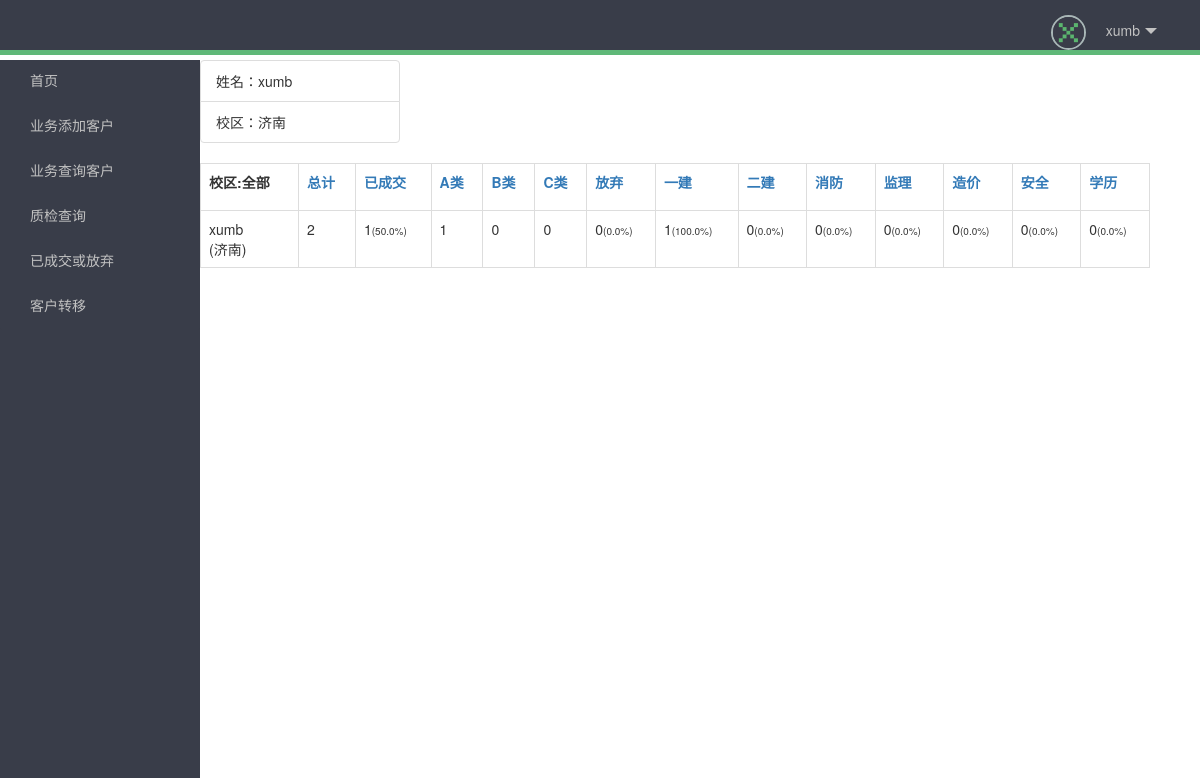
/user/online/全部/ (signed in), run on the app's committed database.
### app/models.py (models this page shows)
class User(db.Model,UserMixin):
    __tablename__ = 'user'
    id = db.Column(db.Integer,primary_key=True)
    school = db.Column(db.String())
    group = db.Column(db.String())
    username = db.Column(db.String(128),index=True,unique=True)
    password_hash = db.Column(db.String(128))
    flag = db.Column(db.String())

### app/user.py (the view, shortened to what this page needs)
@user.route('/online/<city>/')
@login_required
def saleman_index(city):
	username=current_user.username
	user = User.query.filter_by(username = username).first()
	school = user.school.split(',')
	if '1' in user.flag:
		if city == '全部':
			if len(school)==1:
				res_sql = "SELECT sale_name,genre,count(*) FROM customer aa inner join [user] bb on aa.sale_name=bb.username where school in ('{}') GROUP BY sale_name,genre".format(school[0])
				res = get_res(res_sql)
				d = to_dict(res.fetchall())
				cj_sql = "SELECT sale_name,project,count(*) FROM customer aa inner join [user] bb on aa.sale_name=bb.username WHERE genre='已成交' and school in ('{}') GROUP BY sale_name,project".format(school[0])
				res_cj = get_res(cj_sql)
				count = d_add(d,res_cj.fetchall())
	return render_template('index.html',saleman = user,username = username,count = count,school=school,city=city)

### app/user.py (called while the page is built)
@loginmanager.user_loader
def load_user(id):
	return User.query.get(int(id))

def get_res(sql):
	s = db_session()
	res = s.execute(sql)
	s.close
	return res

def to_dict(res):
	name = set([i[0] for i in res])
	d={}
	for i in name:
		d[i]=['','','','','','','','','','','','','','']
	for i in res:
		name = i[0]
		if i[1]=='已成交':
			d[name][0]=i[2]
		elif d[name][0]=='':
			d[name][0]=0
			cj = 0
		if i[1]=='A类':
			d[name][1]=i[2]
		elif d[name][1]=='':
			d[name][1]=0
		if i[1]=='B类':
			d[name][2]=i[2]
		elif d[name][2]=='':
			d[name][2]=0
		if i[1]=='C类':
			d[name][3]=i[2]
		elif d[name][3]=='':
			d[name][3]=0
		if i[1]=='放弃':
			d[name][4]=i[2]
		elif d[name][4]=='':
			d[name][4]=0
		all_count = d[name][0]+d[name][1]+d[name][2]+d[name][3]+d[name][4]
		d[name][5]=all_count
		if '' not in d[name][0:6]:
			user = User.query.filter_by(username=name).first()
			d[name][6] = user.school
	return d

### app/templates/index.html (shortened to what this page needs)
{% extends "pink_base.html" %}
{% block conent %}
<div style="width:200px;">
	<ul class="list-group">
    	<li class="list-group-item">姓名：{{saleman.username}}</li>
    	<li class="list-group-item">校区：{{saleman.school}}</li>
	</ul>
</div>
<table class="table table-bordered" style="width: 950px;">
	<tr>
		<th  onmousemove="show()" onmouseout='hide()'>
			<ul>
				<li>校区:{{city}}
				</li>
			</ul>
		</th>
		<th class="all"><a href="{{url_for('user.dict_sort',d=count,index=5,city=city)}}">总计</a></th>
		<th><a href="{{url_for('user.dict_sort',d=count,index=0,city=city)}}">已成交</a></th>
		<th class="all"><a href="{{url_for('user.dict_sort',d=count,index=1,city=city)}}">A类</a></th>
		<th class="all"><a href="{{url_for('user.dict_sort',d=count,index=2,city=city)}}">B类</a></th>
		<th class="all"><a href="{{url_for('user.dict_sort',d=count,index=3,city=city)}}">C类</a></th>
		<th class="all"><a href="{{url_for('user.dict_sort',d=count,index=4,city=city)}}">放弃</a></th>
		<th class="cj"><a href="{{url_for('user.dict_sort',d=count,index=7,city=city)}}">一建</a></th>
		<th class="cj"><a href="{{url_for('user.dict_sort',d=count,index=8,city=city)}}">二建</a></th>
		<th class="cj"><a href="{{url_for('user.dict_sort',d=count,index=9,city=city)}}">消防</a></th>
		<th class="cj"><a href="{{url_for('user.dict_sort',d=count,index=10,city=city)}}">监理</a></th>
		<th class="cj"><a href="{{url_for('user.dict_sort',d=count,index=11,city=city)}}">造价</a></th>
		<th class="cj"><a href="{{url_for('user.dict_sort',d=count,index=12,city=city)}}">安全</a></th>
		<th class="cj"><a href="{{url_for('user.dict_sort',d=count,index=13,city=city)}}">学历</a></th>
	</tr>
	{%for key, value in count.items()%}
	<tr>
		<td >{{key}}<br>({{value[6]}})</td>
		{%if value[5]==0%}
			{%for i in range(14)%}
				<td>0</td>
			{%endfor%}
		{%else%}
			{%if value[0]==0%}
			<td class="all">{{value[5]}}</td>
		{%set cj = value[0]/value[5]*100%}
		<td >{{value[0]}}<font size="1.3">({{cj|round(precision=2)}}%)</font></td>
		<td class="all">{{value[1]}}</td>
		<td class="all">{{value[2]}}</td>
		<td class="all">{{value[3]}}</td>
		{%set fq = value[4]/value[5]*100%}
		<td class="all">{{value[4]}}<font size="1.3">({{fq|round(precision=2)}}%)</font></td>
		{%for i in range(7)%}
		<td>0</td>
		{%endfor%}
		{%else%}
		<td class="all">{{value[5]}}</td>
		{%set cj = value[0]/value[5]*100%}
		<td >{{value[0]}}<font size="1.3">({{cj|round(precision=2)}}%)</font></td>
		<td class="all">{{value[1]}}</td>
		<td class="all">{{value[2]}}</td>
		<td class="all">{{value[3]}}</td>
		{%set fq = value[4]/value[5]*100%}
		<td class="all">{{value[4]}}<font size="1.3">({{fq|round(precision=2)}}%)</font></td>
		{%set yj=value[7]/value[0]*100%}
		<td class="cj">{{value[7]}}<font size="1.3">({{yj|round(precision=2)}}%)</font></td>
		{%set ej=value[8]/value[0]*100%}
		<td class="cj">{{value[8]}}<font size="1.3">({{ej|round(precision=2)}}%)</font></td>
		{%set xf=value[9]/value[0]*100%}
		<td class="cj">{{value[9]}}<font size="1.3">({{xf|round(precision=2)}}%)</font></td>
		{%set jl=value[10]/value[0]*100%}
		<td class="cj">{{value[10]}}<font size="1.3">({{jl|round(precision=2)}}%)</font></td>
		{%set zj=value[11]/value[0]*100%}
		<td class="cj">{{value[11]}}<font size="1.3">({{zj|round(precision=2)}}%)</font></td>
		{%set aq=value[12]/value[0]*100%}
		<td class="cj">{{value[12]}}<font size="1.3">({{aq|round(precision=2)}}%)</font></td>
		{%set xl=value[13]/value[0]*100%}
		<td class="cj">{{value[13]}}<font size="1.3">({{xl|round(precision=2)}}%)</font></td>
		{%endif%}
		{%endif%}
	</tr>
	{%endfor%}
</table>
{% endblock %}

### app/templates/pink_base.html (shortened to what this page needs)
<!DOCTYPE html>
<html>
    <head>
        <link rel="stylesheet" href="/static/css/x-admin.css" media="all">
        <link rel="stylesheet" href="/static/css/bootstrap.min.css">
    </head>
    <body >
        <div class="layui-layout layui-layout-admin" style="overflow-x: hidden;height: 750px;" >
            <div class="layui-header header header-demo" style="top: 0px;position: fixed;width: 100%;overflow-y: auto;">
                <div class="layui-main">
                    <ul class="layui-nav" lay-filter="">
                      <li class="layui-nav-item"><img src="/static/images/logo.png" class="layui-circle" style="border: 2px solid #A9B7B7;" width="35px" alt=""></li>
                      <li class="layui-nav-item">
                        <a href="javascript:;">{{username}}</a>
                      </li>
                    </ul>
                </div>
            </div>
            <div class="layui-side layui-bg-black x-side">
                <div class="layui-side-scroll">
                    <ul class="layui-nav layui-nav-tree site-demo-nav" lay-filter="side">
                        <li class="layui-nav-item">
                            <a class="javascript:;" href="{{url_for('user.saleman_index',city='全部')}}">
                                <cite>首页</cite>
                            </a>
                        </li>
                         <li class="layui-nav-item">
                            <a class="javascript:;" href="{{url_for('user.add_cus_form')}}">
                                <cite>业务添加客户</cite>
                            </a>
                        </li>
                        <li class="layui-nav-item">
                            <a class="javascript:;" href="{{url_for('user.search_index')}}">
                                <cite>业务查询客户</cite>
                            </a>
                        </li>
                         <li class="layui-nav-item">
                            <a class="javascript:;" href="{{url_for('pink.pink_index')}}">
                                <cite>质检查询</cite>
                            </a>
                        </li>
                        <li class="layui-nav-item">
                            <a class="javascript:;" href="{{url_for('cf_pink.chengjiao')}}">
                                <cite>已成交或放弃</cite>
                            </a>
                        </li>
                         <li class="layui-nav-item">
                            <a class="javascript:;" href="{{url_for('zy_pink.zhuanyi')}}">
                                <cite>客户转移</cite>
                            </a>
                        </li>
                    </ul>
                </div>
            </div>
            <div style="position: relative;left: 200px;top: 60px; ">
                {% block conent %}{% endblock %}
        </div>
    </body>
</html>

### app/static/css/x-admin.css (style rules this page uses)
.layui-layout-admin .header { height: 55px; border-bottom: 5px solid #5FB878; background-color: #393D49; color: #fff; }
.layui-layout-admin .layui-side { top: 60px; }
.header .layui-nav { position: fixed; right: 0; top: 0; padding: 0; background:none; }
body .site-demo-nav .layui-nav-item { line-height: 40px }
.layui-nav-item a cite { padding: 0 10px; }

### data on the page
User: username "xumb", school "济南", school "济南"

### other printed values
{{ city }} "全部"
{{ key }} "xumb"
{{ value[5] }} "2"
{{ value[0] }} "1"
{{ cj|round(precision=2) }} "50.0"
{{ value[1] }} "1"
{{ value[2] }} "0"
{{ value[3] }} "0"
{{ value[4] }} "0"
{{ fq|round(precision=2) }} "0.0"
{{ value[7] }} "1"
{{ yj|round(precision=2) }} "100.0"
{{ value[8] }} "0"
{{ ej|round(precision=2) }} "0.0"
{{ value[9] }} "0"
